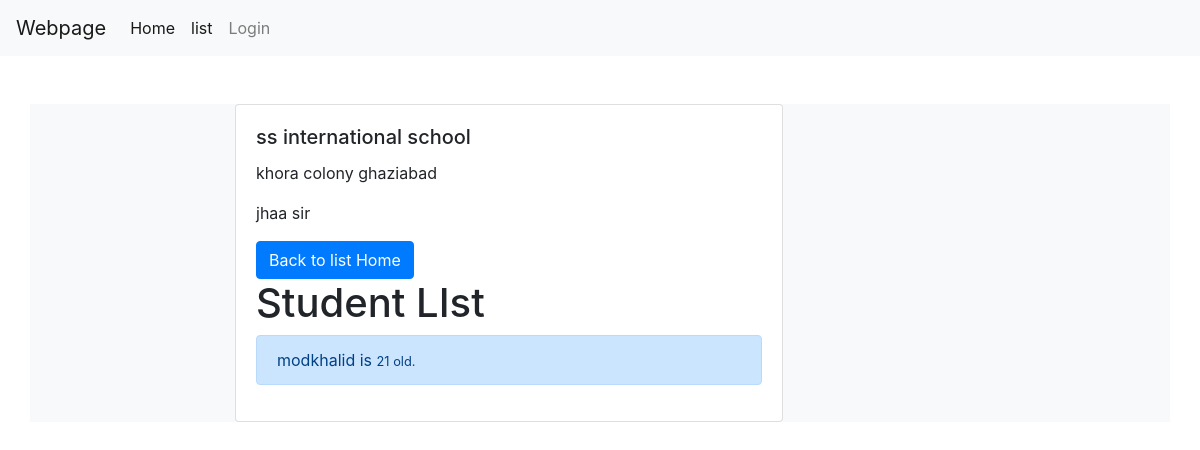
The app's page /cbv/detail/1/, older data.
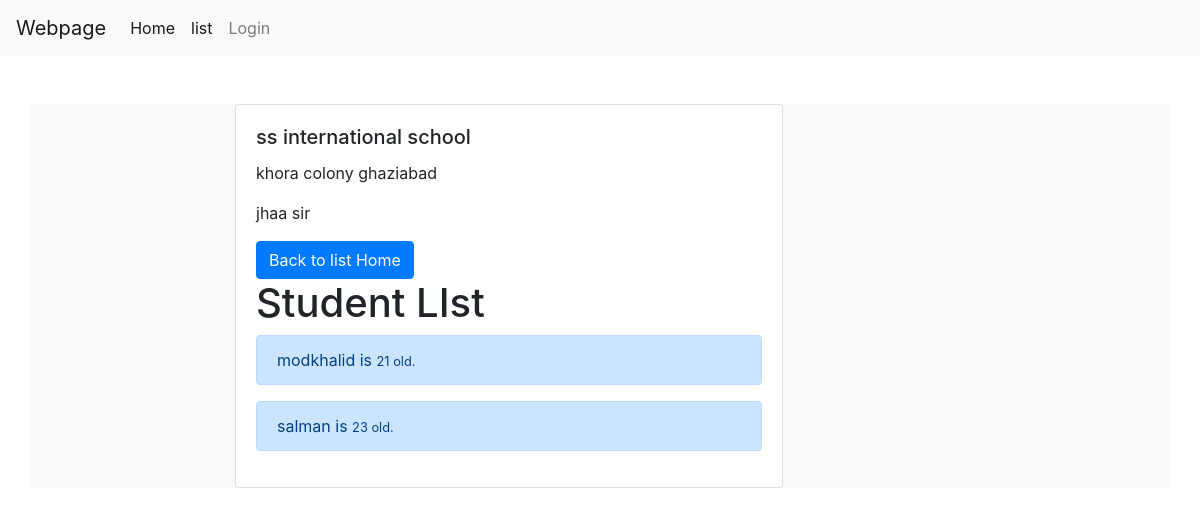
The same page, newer data.
### CBV/models.py (models this page shows, shortened)
class Student(models.Model):
    name=models.CharField(max_length=256)
    school=models.ForeignKey(School,related_name='student')
    age=models.PositiveIntegerField()

### CBV/views.py (the view)
# urls.py: url(r'^detail/(?P<pk>\d+)/$',views.MyDetail.as_view(),name="school_detail"),
class MyDetail(DetailView):
    context_object_name="school_detail"
    model=models.School
    template_name="CBV/school_detail.html"

### CBV/templates/CBV/school_detail.html
{% extends "CBV/base.html" %}
{%block body_block %}
<div class="card w-75">
    <div class="card-body">
      <h5 class="card-title">{{school_detail.name}}</h5>
      <p>{{school_detail.address}}</p>
      <p>{{school_detail.principal}}</p>
      <a href="{% url 'cbv:school_list'%}" class="btn btn-primary">Back to list Home</a>
        <h1 mt-2 class="">Student LIst</h1>
      {% for stud in school_detail.student.all %}
      <div class="alert alert-primary mt-1">{{stud.name}} is <small>{{stud.age}} old.</small></div>
      {% endfor %}
    </div>
  </div>
{% endblock %}

Row changes from the older to the newer data that the page shows:
added Student: name "salman", age "23"
